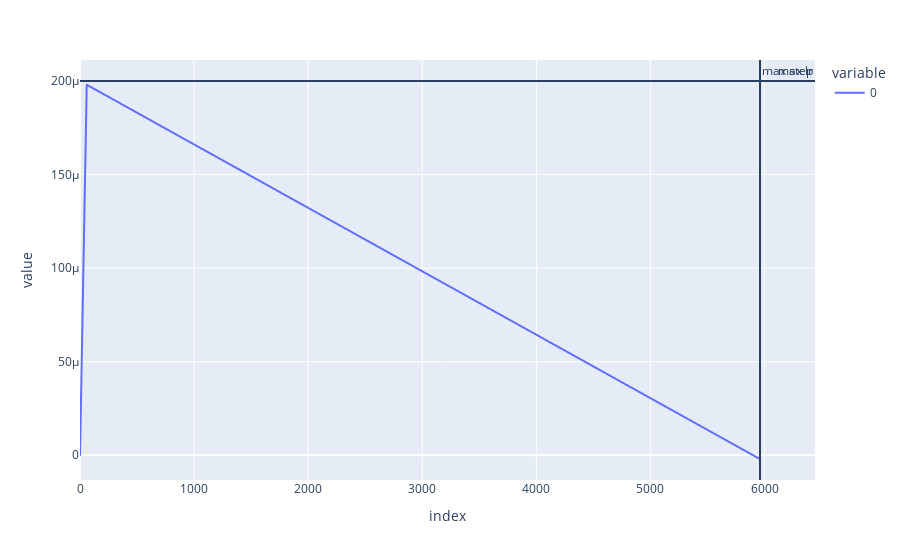

Here is the notebook cell this chart was saved with:
### Code cell
import plotly.express as px 

def lr_for_step(step: int, max_step: int, max_lr: float, warmup_step_frac: float):
    '''Return the learning rate for use at this step of training.'''
    delta =  max_step*warmup_step_frac
    if step < delta:
        return max_lr*(step/delta) # when step == delta, reach max_lr
    else: 
        return max_lr - max_lr*(step/(max_step-delta)) # when step = max_step-delta, lr = 0


if MAIN:
    max_step = int(len(train_loader) * config_dict["epochs"])
    lrs = [
        lr_for_step(step, max_step, max_lr=config_dict["lr"], warmup_step_frac=config_dict["warmup_step_frac"])
        for step in range(max_step)
    ]
    # TODO: YOUR CODE HERE, PLOT `lrs` AND CHECK IT RESEMBLES THE GRAPH ABOVE
    fig = px.line(lrs)
    fig.add_hline(y= config_dict["lr"], annotation_text = "max lr")
    fig.add_vline(x = max_step, annotation_text="max step")
    fig.show()

### Figure 1 — Plotly figure (JSON) as saved in the notebook; plotly's stock layout.template omitted (floating-point values rounded to 4 significant figures; data arrays with more than 128 entries replaced by an {"elided": "..."} marker saying what was removed)
{"data": [{"hovertemplate": "variable=0<br>index=%{x}<br>value=%{y}<extra></extra>", "legendgroup": "0", "line": {"color": "#636efa", "dash": "solid"}, "marker": {"symbol": "circle"}, "mode": "lines", "name": "0", "showlegend": true, "type": "scattergl", "x": {"elided": "5960 int values"}, "xaxis": "x", "y": {"elided": "5960 float values"}, "yaxis": "y"}], "layout": {"annotations": [{"showarrow": false, "text": "max lr", "x": 1, "xanchor": "right", "xref": "x domain", "y": 0.0002, "yanchor": "bottom", "yref": "y"}, {"showarrow": false, "text": "max step", "x": 5960, "xanchor": "left", "xref": "x", "y": 1, "yanchor": "top", "yref": "y domain"}], "legend": {"title": {"text": "variable"}, "tracegroupgap": 0}, "margin": {"t": 60}, "shapes": [{"type": "line", "x0": 0, "x1": 1, "xref": "x domain", "y0": 0.0002, "y1": 0.0002, "yref": "y"}, {"type": "line", "x0": 5960, "x1": 5960, "xref": "x", "y0": 0, "y1": 1, "yref": "y domain"}], "xaxis": {"anchor": "y", "domain": [0, 1], "title": {"text": "index"}}, "yaxis": {"anchor": "x", "domain": [0, 1], "title": {"text": "value"}}}}
